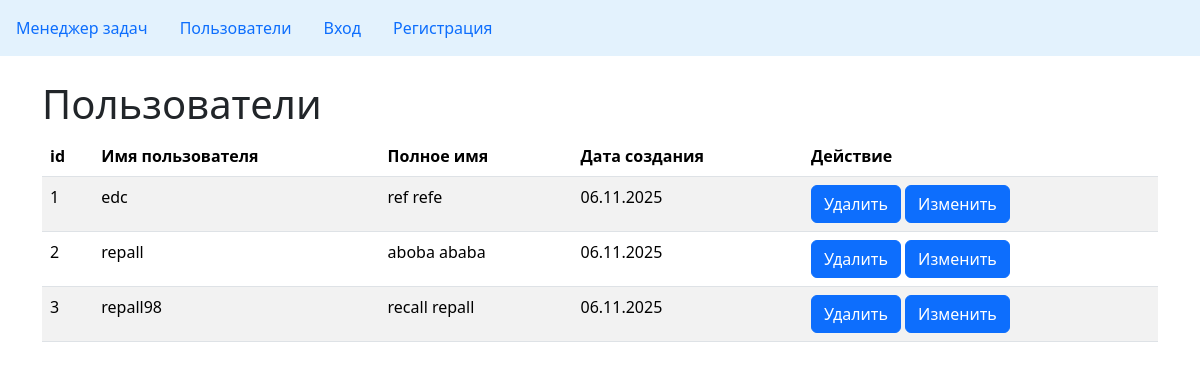
/users/, run on an earlier commit of the app's database.
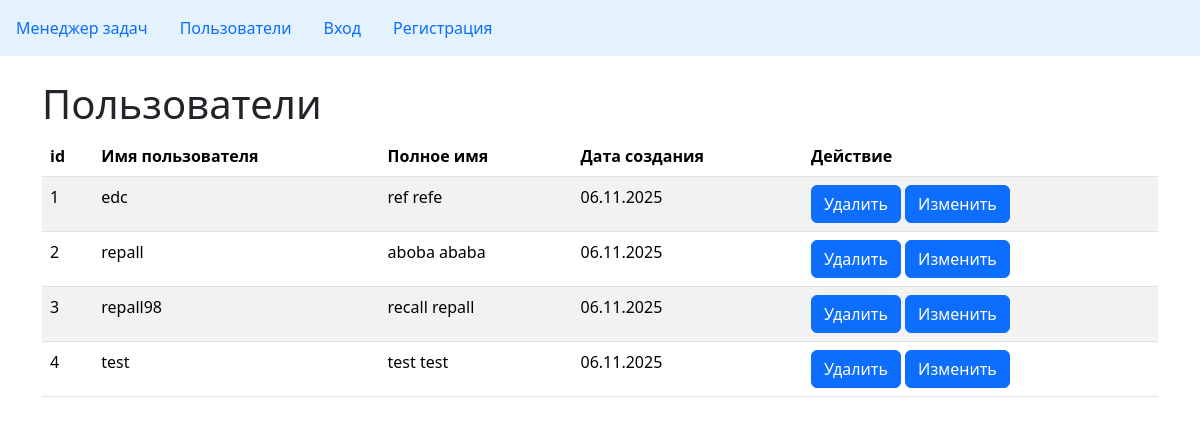
And on a later commit of the database.
### task_manager/users/models.py (models this page shows, shortened)
class User(AbstractUser):
    first_name = models.CharField(
        max_length=150,
        blank=False,
        verbose_name=_('First Name')
    )
    last_name = models.CharField(
        max_length=150,
        blank=False,
        verbose_name=_('Last Name')
    )
    USERNAME_FIELD = 'username'

### task_manager/users/views.py (the view)
# urls.py: path('', views.UserListView.as_view(), name='index'),
class UserListView(ListView):
    model = User
    template_name = 'users/users_list.html'
    context_object_name = 'users'
    ordering = ['id']

### task_manager/templates/users/users_list.html (shortened to what this page needs)
{% extends "base.html" %}
{% block content %}
<h1>Пользователи</h1>
<table class="table table-striped">
    <thead>
    <tr>
    <th>id</th>
    <th>Имя пользователя</th>
    <th>Полное имя</th>
    <th>Дата создания</th>
    <th>Действие</th>
    </tr>
    </thead>
    <tbody>
    {% for user in users %}
    <tr>
      <td>{{ user.id }}</td>
      <td>{{ user.username }}</td>
      <td>{{ user.first_name }} {{ user.last_name }}</td>
      <td>{{ user.date_joined|date:"d.m.Y" }}</td>
        <td class=''>
            {% if user.in_use %}
            <button class="btn btn-primary" disabled title="Невозможно удалить, пользователь в использовании">Удалить</button>
           {% else %}
            <a class="btn btn-primary" href="{% url 'users:delete' user.pk %}">Удалить</a>
           {% endif %}
            <a class="btn btn-primary" href="{% url 'users:update' user.id %}" role="button">Изменить</a>
        </td>
    </tr>
    {% endfor %}
  </tbody>
</table>
{% endblock %}

What changed in the data, as far as the page shows it:
added User: id "4", username "test", first_name "test", last_name "test", date_joined "06.11.2025"
